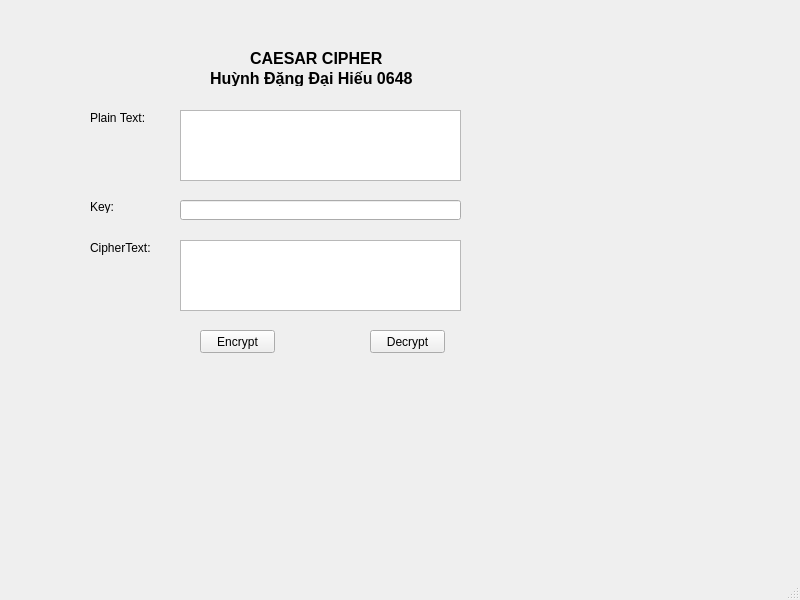
<?xml version="1.0" encoding="UTF-8"?>
<ui version="4.0">
 <class>MainWindow</class>
 <widget class="QMainWindow" name="MainWindow">
  <property name="geometry">
   <rect>
    <x>0</x>
    <y>0</y>
    <width>800</width>
    <height>600</height>
   </rect>
  </property>
  <property name="windowTitle">
   <string>MainWindow</string>
  </property>
  <widget class="QWidget" name="centralwidget">
   <widget class="QLabel" name="label">
    <property name="geometry">
     <rect>
      <x>250</x>
      <y>50</y>
      <width>141</width>
      <height>16</height>
     </rect>
    </property>
    <property name="font">
     <font>
      <pointsize>12</pointsize>
      <weight>75</weight>
      <bold>true</bold>
     </font>
    </property>
    <property name="text">
     <string>CAESAR CIPHER</string>
    </property>
   </widget>
   <widget class="QLabel" name="label_2">
    <property name="geometry">
     <rect>
      <x>210</x>
      <y>70</y>
      <width>221</width>
      <height>16</height>
     </rect>
    </property>
    <property name="font">
     <font>
      <pointsize>12</pointsize>
      <weight>75</weight>
      <bold>true</bold>
     </font>
    </property>
    <property name="text">
     <string>Huỳnh Đặng Đại Hiếu 0648</string>
    </property>
   </widget>
   <widget class="QLabel" name="label_3">
    <property name="geometry">
     <rect>
      <x>90</x>
      <y>110</y>
      <width>71</width>
      <height>16</height>
     </rect>
    </property>
    <property name="text">
     <string>Plain Text:</string>
    </property>
   </widget>
   <widget class="QLabel" name="label_4">
    <property name="geometry">
     <rect>
      <x>90</x>
      <y>200</y>
      <width>47</width>
      <height>13</height>
     </rect>
    </property>
    <property name="text">
     <string>Key:</string>
    </property>
   </widget>
   <widget class="QLabel" name="label_5">
    <property name="geometry">
     <rect>
      <x>90</x>
      <y>240</y>
      <width>61</width>
      <height>16</height>
     </rect>
    </property>
    <property name="text">
     <string>CipherText:</string>
    </property>
   </widget>
   <widget class="QTextEdit" name="txt_plain_text">
    <property name="geometry">
     <rect>
      <x>180</x>
      <y>110</y>
      <width>281</width>
      <height>71</height>
     </rect>
    </property>
   </widget>
   <widget class="QTextEdit" name="txt_cipher_text">
    <property name="geometry">
     <rect>
      <x>180</x>
      <y>240</y>
      <width>281</width>
      <height>71</height>
     </rect>
    </property>
   </widget>
   <widget class="QPushButton" name="btn_encrypt">
    <property name="geometry">
     <rect>
      <x>200</x>
      <y>330</y>
      <width>75</width>
      <height>23</height>
     </rect>
    </property>
    <property name="text">
     <string>Encrypt</string>
    </property>
   </widget>
   <widget class="QPushButton" name="btn_decrypt">
    <property name="geometry">
     <rect>
      <x>370</x>
      <y>330</y>
      <width>75</width>
      <height>23</height>
     </rect>
    </property>
    <property name="text">
     <string>Decrypt</string>
    </property>
   </widget>
   <widget class="QLineEdit" name="txt_key">
    <property name="geometry">
     <rect>
      <x>180</x>
      <y>200</y>
      <width>281</width>
      <height>20</height>
     </rect>
    </property>
   </widget>
  </widget>
  <widget class="QMenuBar" name="menubar">
   <property name="geometry">
    <rect>
     <x>0</x>
     <y>0</y>
     <width>800</width>
     <height>21</height>
    </rect>
   </property>
  </widget>
  <widget class="QStatusBar" name="statusbar"/>
 </widget>
 <resources/>
 <connections/>
</ui>
